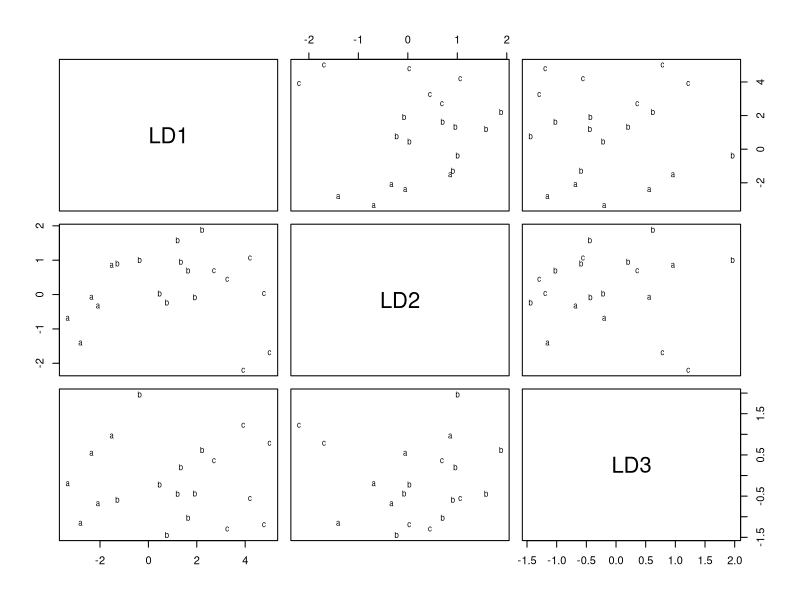

Generate this figure with R:
insurance<-c(2,3,3,2,4,4,6,5,6,6,
           7,6,5,5,7,8,7,8,8,7)
accounts<-c(2,2,3,3,3,5,6,5,
           7,6,7,8,6,3,9,9,5,9,2,2)
virtual<-c(3,3,4,4,3,4,5,5,6,6,
             5,5,6,3,7,7,6,8,8,7)
credits<-c(3,3,3,4,3,3,5,5,5,6,
           5,5,5,4,7,7,5,8,7,8)
tipo<-c("a"," a" ,"a" ,"a" ,"a" ,"b" ,"b" ,"b", "b" ,"b" ,"b" ,"b" ,"b" ,"b" ,"c" ,"c" ,"c" ,"c" ,"c" ,"c")
datos<-matrix(c(insurance,accounts,virtual,credits),ncol=4)
colnames(datos)<-c("insurance","accounts","virtual","credits")
datos
library(MASS)
datos.lda<-lda(datos,tipo)
datos.lda
datos.lda$scaling
plot(datos.lda)
clasif<-predict(datos.lda)$class
clasif
errorrate<- 1-sum(clasif==tipo)/ 20
errorrate

tipo<-c("a"," a" ,"a" ,"b" ,"b" ,"b" ,"b" ,"b", "b" ,"b" ,"c" ,"c" ,"c" ,"c" ,"c" ,"d" ,"d" ,"d" ,"d" ,"d")

#CRUZADA
clasif.cv<-lda(datos,tipo,CV=T)$class
clasif.cv
errorratecv<- 1-sum(clasif.cv==tipo)/20
errorratecv

#K VECINOS MÁS PROXIMOS 
library(class)
datos.k2<-knn(datos,datos,tipo,3)
datos.k2
errorratek2<- 1-sum(datos.k2==tipo)/20
errorratek2

#MÉTODO DE LOS K VECINOS MÁS PRÓXIMOS. VALIDACIÓN CRUZADA
datos.k2vc<-knn.cv(datos,tipo,3)
datos.k2vc
errorrate.k2vc <- 1-sum(datos.k2vc==tipo)/20
errorrate.k2vc

